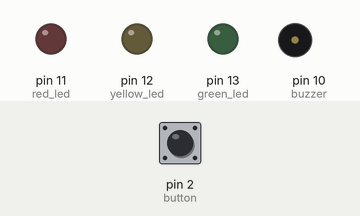
A sketch run on a simulated Arduino Uno, built with avr-gcc and run on an emulated ATmega328P. Shown: output pins drawn as LEDs (lit = HIGH), buzzer (waves = sounding, pin HIGH). Inputs (shaded band) come from the test bench; at power-on: pin 2 (button) HIGH.

Above: at 1.2 s.
1.3 s: pin 2 (button) pulled LOW for 0.15 s
At 2.8 s:
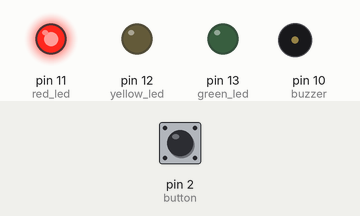
At 19.3 s:
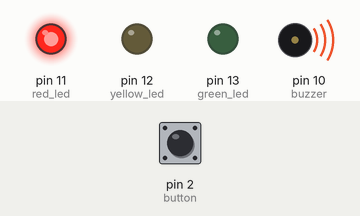
Timing chart, 0 to 23.5 s (numbered marks = the images above; inputs shaded):
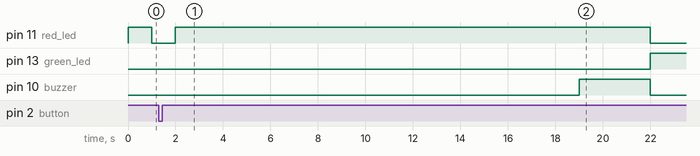

Measured:
- after the input at 1.3 s, pin 13 (green_led): LOW → HIGH after 20.7 s; pin 10 (buzzer): LOW → HIGH after 17.7 s, → LOW 3.0 s later

The sketch:

traffic_light_controller_MM.ino
```cpp
// Predefine pin values
int button = 2;
int buzzer = 10;
int red_led = 11;
int yellow_led = 12;
int green_led = 13;
int loop_index = 0;

// Define each state as boolean type
boolean state_1 = true;
boolean state_2 = false;
boolean state_3 = false;
boolean state_4 = false;

boolean blinking = false;

// Interrupt service routine (ISR) ... go here when button is pressed
void interrupt_service()
{
  state_1 = false;
  state_2 = true;
}

// Setup the component pinout and interrupt
void setup()
{
  pinMode(button, INPUT_PULLUP);       // Button
  pinMode(buzzer, OUTPUT);             // Buzzer
  pinMode(red_led, OUTPUT);            // Red LED
  pinMode(yellow_led, OUTPUT);         // Yellow LED
  pinMode(green_led, OUTPUT);          // Green LED

  // When there is a change in pin values [0,1] (button pressed) then move to the ISR
  attachInterrupt(digitalPinToInterrupt(button), interrupt_service, CHANGE);
}

// Flash red LED until button is pressed using an interrupt
// Constantly check for a button press -> trigger the ISR -> move to next state
void loop()
{
  while(true)
  {
    // State 1 ... Red LED blinks on and off for 1 second each until button is pressed -> move to State 2
    if(state_1 == true)
    {
      digitalWrite(red_led, HIGH);
      delay(1000);
      digitalWrite(red_led, LOW);
      delay(1000);
    }

    // State 2 ... Red LED turns on for 20 seconds and the buzzer turns on 3 seconds before moving to next state -> move to State 3
    else if(state_2 == true)
    {
      digitalWrite(red_led, HIGH);
      delay(17000);
      digitalWrite(buzzer, HIGH);
      delay(3000);
      digitalWrite(buzzer, LOW);
      digitalWrite(red_led, LOW);
      state_2 = false;
      state_3 = true;
    }

    // State 3 ... Green LED turns on for 20 seconds and the buzzer turns on 3 seconds before moving to next state -> move to State 4
    else if(state_3 == true)
    {
      digitalWrite(green_led, HIGH);
      delay(17000);
      digitalWrite(buzzer, HIGH);
      delay(3000);
      digitalWrite(buzzer, LOW);
      digitalWrite(green_led, LOW);
      state_3 = false;
      state_4 = true;
    }

    // State 4 ... Yellow LED turns on for 3 seconds then buzzer turns on while the LED blinks for 3 seconds -> move to State 2
    else if(state_4 == true)
    {
      digitalWrite(yellow_led, HIGH);
      delay(3000);
      digitalWrite(buzzer, HIGH);

      // blink yellow LED (200ms) for 3 seconds ... 3sec/0.2 = 15 times
      while(loop_index < 15){
        digitalWrite(yellow_led, blinking);
        delay(200);
        blinking = !blinking;
        loop_index++;
      }

      digitalWrite(buzzer, LOW);
      digitalWrite(yellow_led, LOW);
      state_4 = false;
      state_2 = true;
      loop_index = 0;
    }
  }
}
```
